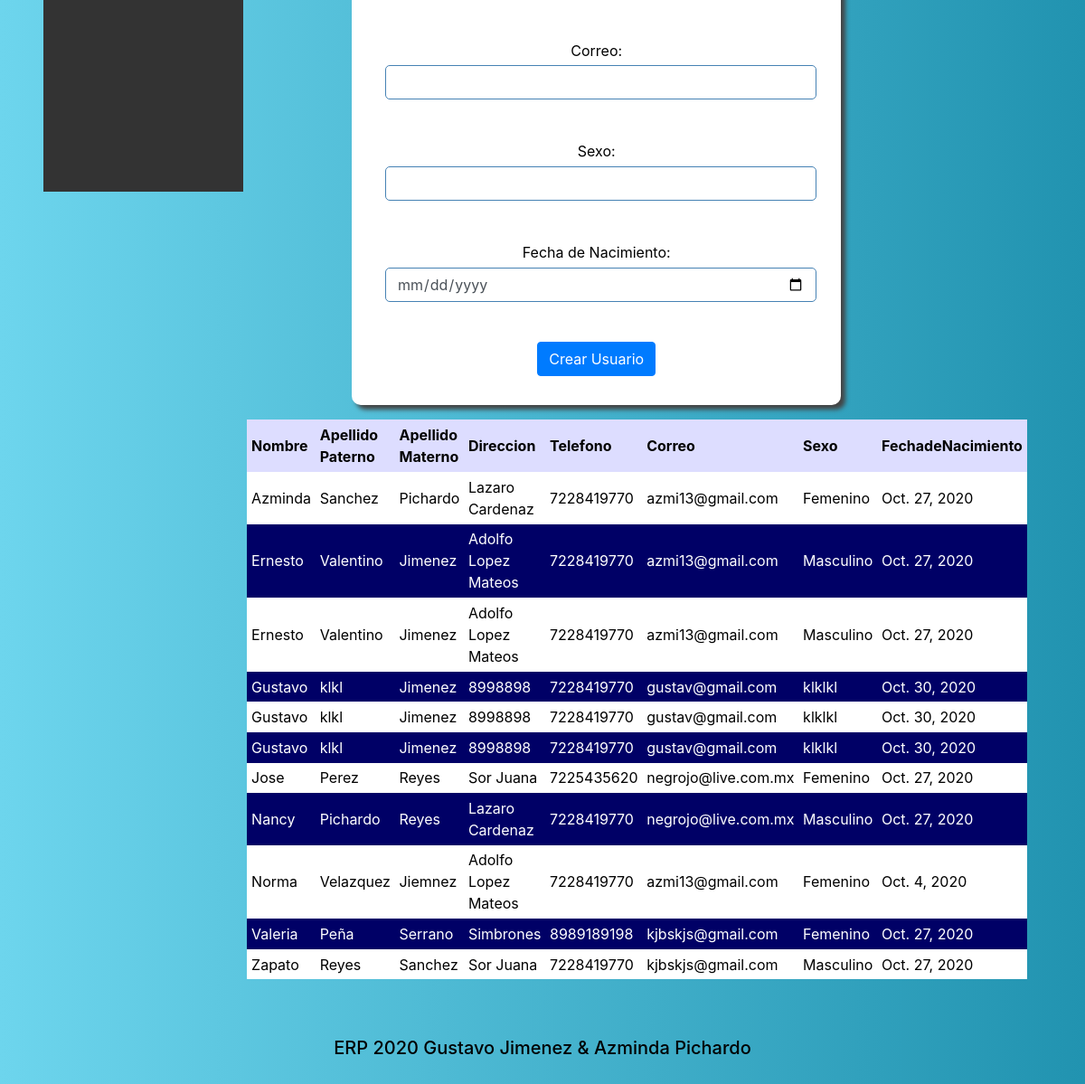
Page /Cliente/ (lower part) on the earlier database version.
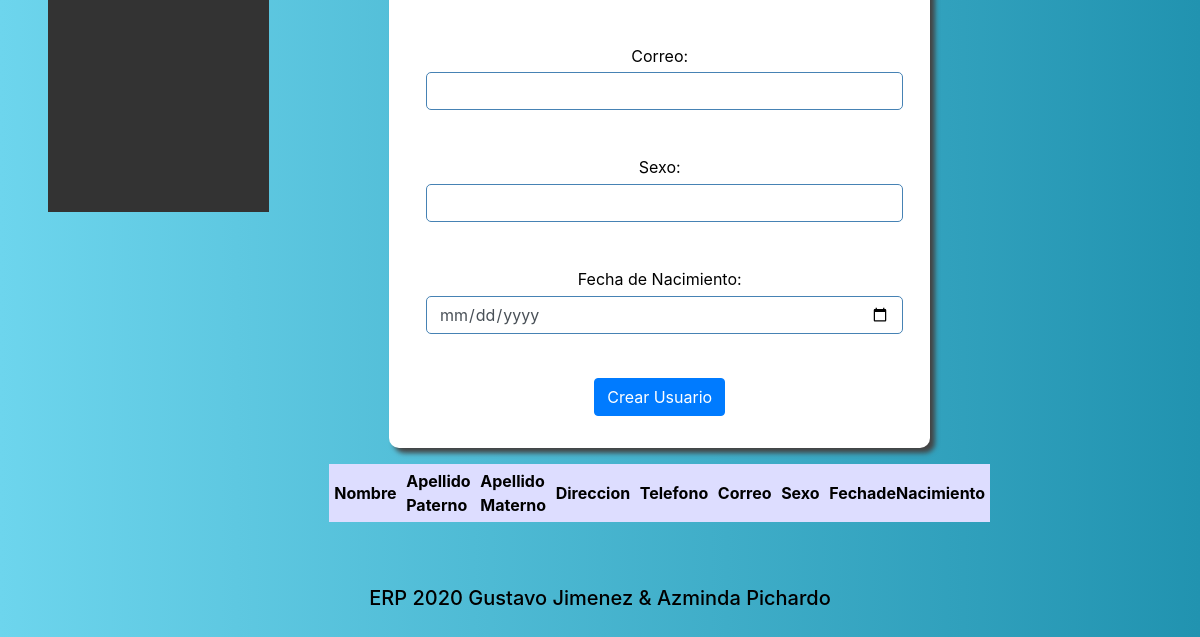
Same page on the later database version.
### Vistas/models.py (models this page shows, shortened)
class Cliente (models.Model):
    Nombre = models.CharField(max_length=20)
    ApellidoP = models.CharField(max_length=15)
    ApellidoM = models.CharField(max_length=15)
    Direccion = models.CharField(max_length=50)
    Telefono = models.IntegerField(default=0)
    Correo = models.EmailField(max_length=20)
    Sexo = models.CharField(max_length=10)
    FechaNacimiento = models.DateField()
    class Meta:
        verbose_name = 'Cliente'
        verbose_name_plural = 'Clientes'
        ordering = ['Nombre']

### Vistas/views.py (the view)
# urls.py: path('Cliente/',views.MenuCliente),
def MenuCliente(request):
    if request.POST:
        objeto = Cliente()
        objeto.Nombre = request.POST["Nombre"]
        objeto.ApellidoM = request.POST["ApellidoP"]
        objeto.ApellidoP = request.POST["ApellidoM"]
        objeto.Direccion = request.POST["Direccion"]
        objeto.Telefono = request.POST["Telefono"]
        objeto.Correo = request.POST["Correo"]
        objeto.Sexo = request.POST["Sexo"]
        objeto.FechaNacimiento = request.POST["FechaNacimiento"]
        objeto.save()
        clientes = Cliente.objects.all()
        return render(request,"Cliente.html",{"agregado":"si","clientes":clientes})
    else:
        clientes = Cliente.objects.all()
        return render(request,"Cliente.html",{"clientes":clientes})

### Vistas/Templates/Cliente.html (shortened to what this page needs)
<!DOCTYPE html>
<html lang="es">
  <head>
    {% include "Encabezado.html" %}
  </head>
  <body>
      {% include "menu.html" %}
<section>
    <form action="" method="post">
      <div class="form-group">
        Telefono: <input type="tel" name="Telefono" class="form-control"><br>
      </div>
      <div class="form-group">
        Correo: <input type="email" name="Correo" class="form-control"><br>
      </div>
      <div class="form-group">
        Sexo: <input type="text" name="Sexo"class="form-control"><br>
      </div>
      <div class="form-group">
        Fecha de Nacimiento: <input type="date" name="FechaNacimiento" class="form-control"><br>
      </div>
      <button type="submit" class="btn btn-primary">Crear Usuario</button>
    </form>
      <table>
        <tr>
          <th>Nombre</th>
          <th>Apellido Paterno</th>
          <th>Apellido Materno</th>
          <th>Direccion</th>
          <th>Telefono</th>
          <th>Correo</th>
          <th>Sexo</th>
          <th>FechadeNacimiento</th>
        </tr>
        {% for fila in clientes %}
      <tr>
        <td>{{ fila.Nombre}}</td>
        <td>{{ fila.ApellidoP}}</td>
        <td>{{ fila.ApellidoM}}</td>
        <td>{{ fila.Direccion}}</td>
        <td>{{ fila.Telefono}}</td>
        <td>{{ fila.Correo}}</td>
        <td>{{ fila.Sexo}}</td>
        <td>{{ fila.FechaNacimiento}}</td>
      </tr>
        {% endfor %}
      </table>
</section>
    {% include "Pie.html" %}
  </body>
</html>

Differences in the rows shown:
removed Cliente: Nombre "Azminda", ApellidoP "Sanchez", ApellidoM "Pichardo", Direccion "Lazaro Cardenaz", Telefono "7228419770", Correo "azmi13@gmail.com", Sexo "Femenino", FechaNacimiento "Oct. 27, 2020"
removed Cliente: Nombre "Ernesto", ApellidoP "Valentino", ApellidoM "Jimenez", Direccion "Adolfo Lopez Mateos", Telefono "7228419770", Correo "azmi13@gmail.com", Sexo "Masculino", FechaNacimiento "Oct. 27, 2020"
removed Cliente: Nombre "Ernesto", ApellidoP "Valentino", ApellidoM "Jimenez", Direccion "Adolfo Lopez Mateos", Telefono "7228419770", Correo "azmi13@gmail.com", Sexo "Masculino", FechaNacimiento "Oct. 27, 2020"
removed Cliente: Nombre "Gustavo", ApellidoP "klkl", ApellidoM "Jimenez", Direccion "8998898", Telefono "7228419770", Correo "gustav@gmail.com", Sexo "klklkl", FechaNacimiento "Oct. 30, 2020"
removed Cliente: Nombre "Gustavo", ApellidoP "klkl", ApellidoM "Jimenez", Direccion "8998898", Telefono "7228419770", Correo "gustav@gmail.com", Sexo "klklkl", FechaNacimiento "Oct. 30, 2020"
removed Cliente: Nombre "Gustavo", ApellidoP "klkl", ApellidoM "Jimenez", Direccion "8998898", Telefono "7228419770", Correo "gustav@gmail.com", Sexo "klklkl", FechaNacimiento "Oct. 30, 2020"
removed Cliente: Nombre "Jose", ApellidoP "Perez", ApellidoM "Reyes", Direccion "Sor Juana", Telefono "7225435620", Correo "negrojo@live.com.mx", Sexo "Femenino", FechaNacimiento "Oct. 27, 2020"
removed Cliente: Nombre "Nancy", ApellidoP "Pichardo", ApellidoM "Reyes", Direccion "Lazaro Cardenaz", Telefono "7228419770", Correo "negrojo@live.com.mx", Sexo "Masculino", FechaNacimiento "Oct. 27, 2020"
removed Cliente: Nombre "Norma", ApellidoP "Velazquez", ApellidoM "Jiemnez", Direccion "Adolfo Lopez Mateos", Telefono "7228419770", Correo "azmi13@gmail.com", Sexo "Femenino", FechaNacimiento "Oct. 4, 2020"
removed Cliente: Nombre "Valeria", ApellidoP "Peña", ApellidoM "Serrano", Direccion "Simbrones", Telefono "8989189198", Correo "kjbskjs@gmail.com", Sexo "Femenino", FechaNacimiento "Oct. 27, 2020"
removed Cliente: Nombre "Zapato", ApellidoP "Reyes", ApellidoM "Sanchez", Direccion "Sor Juana", Telefono "7228419770", Correo "kjbskjs@gmail.com", Sexo "Masculino", FechaNacimiento "Oct. 27, 2020"
